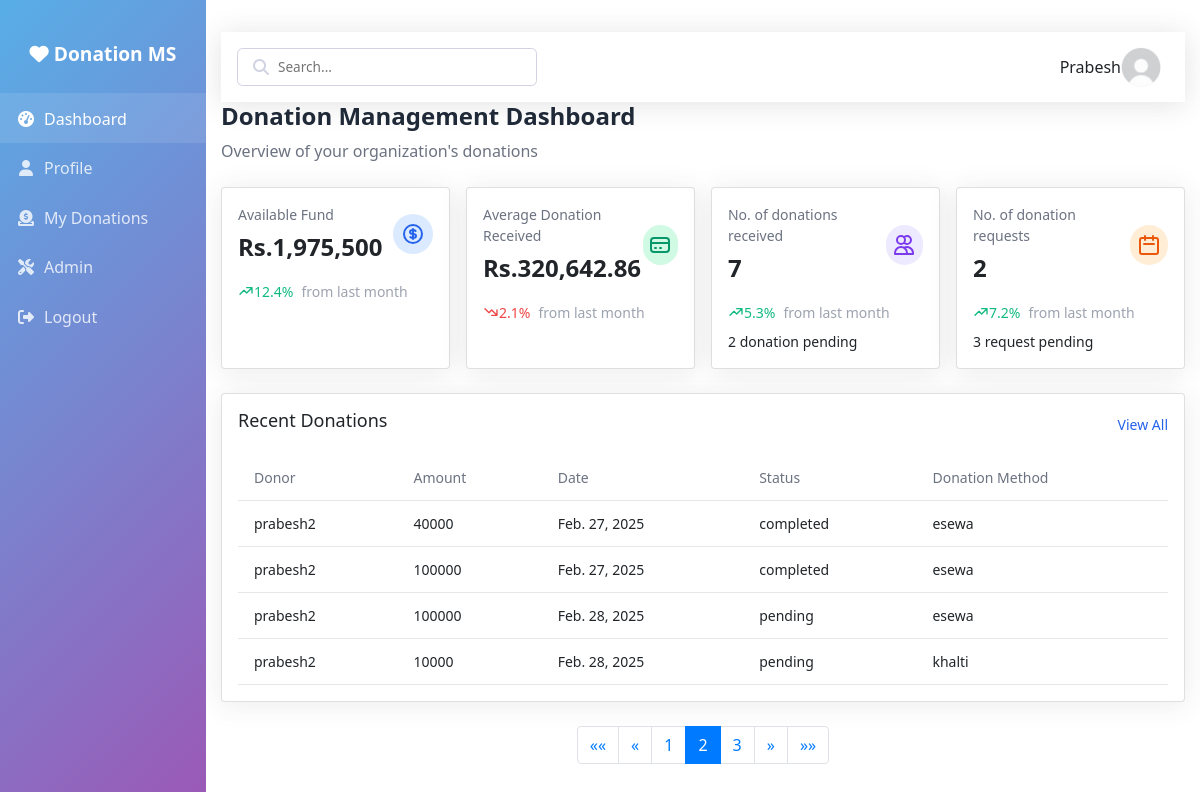
The page /?page=2 (signed in) on the database its author committed.
### UserManagement/models.py (models this page shows, shortened)
class CustomUser(AbstractUser):
    USER_TYPE = [
        ('donor','Donor'),
        ('beneficiary','Beneficiary'),
    ]
    username = models.CharField(max_length=64,blank=False, null=False, unique=True)
    email = models.EmailField(blank=False, null=False, unique=True)
    type = models.CharField(max_length=20,choices=USER_TYPE,default=None)
    address = models.CharField(max_length=128,blank=True,null=True)
    phone_number = models.IntegerField(blank=True,null=True)
    profile_picture = models.ImageField(upload_to='profile_pictures/',blank=True,null=True)
    def __str__(self):
        return self.username

class Donation(models.Model):
    STATUS_CHOICES = [
        ('pending','Pending'),
        ('completed','Completed')
    ]
    DONATION_METHOD = [
        ('esewa','Esewa'),
        ('khalti','Khalti'),
        ('imepay','ImePay'),
    ]
    donor = models.ForeignKey(Donor,on_delete=models.SET_NULL,related_name='donation',null=True)
    donatedAmount = models.IntegerField()
    description = models.TextField()
    donationMethod = models.CharField(max_length=20,choices=DONATION_METHOD)
    donated_at = models.DateField(auto_now_add=True)
    status = models.CharField(max_length=20,choices=STATUS_CHOICES,default='pending')

class Donor(models.Model):
    user = models.OneToOneField(CustomUser,on_delete=models.CASCADE,related_name='donor')
    address = models.CharField(max_length=128,blank=True,null=True)
    phone_number = models.IntegerField(blank=True,null=True)
    def __str__(self):
        return f'{self.user}'

### DashboardAnalytics/views.py (the view)
# urls.py: path('',views.dashboard,name='dashboard'),
@login_required(login_url='user/login/')
def dashboard(request):
    donation_received = Donation.objects.filter(status='completed').aggregate(Sum('donatedAmount'),Count('donatedAmount'))
    donation_donated = DonationRequest.objects.filter(status='completed').aggregate(Sum('requestedAmount'),Count('requestedAmount'))
    all_donated_count = DonationRequest.objects.count()
    donation = Donation.objects.all().order_by('id')
    paginator = Paginator(donation,4)
    page_no = request.GET.get('page')
    page_obj = paginator.get_page(page_no)
    return render(request,'dashboard.html',context={
        'available_fund':donation_received['donatedAmount__sum']-donation_donated['requestedAmount__sum'],
        'avg_donation_received': donation_received['donatedAmount__sum']/donation_received['donatedAmount__count'],
        'avg_donation_donated': donation_donated['requestedAmount__sum']/donation_donated['requestedAmount__count'],
        'received_count':donation_received['donatedAmount__count'],
        'pending_received_count': donation.count() - donation_received['donatedAmount__count'],
        'donation_donated_count':donation_donated['requestedAmount__count'],
        'pending_donation_donated_count':all_donated_count - donation_donated['requestedAmount__count'],
        'page_obj':page_obj,
    })

### DashboardAnalytics/templatetags/custom_tags.py (called while the page is built)
@register.simple_tag
def is_active(request,url_name):
    match = resolve(request.path_info)
    return 'active' if match.url_name == url_name else ''

### DashboardAnalytics/templates/dashboard.html (shortened to what this page needs)
{% extends "dashboardBase.html" %}
{% load custom_tags %}
{% load humanize %}
{% block link-css %}
{% load static %}
    <link rel="stylesheet" href="{% static 'css/dashboard.css' %}">
    <link rel="stylesheet" href="{% static 'css/sidebar.css' %}">
    <link href="https://maxcdn.bootstrapcdn.com/bootstrap/4.5.2/css/bootstrap.min.css" rel="stylesheet">
{% endblock %}
{% block main-content %}
<div class="container">
    <div class="topbar">
        <div class="topbar-search">
            <i class="fas fa-search"></i>
            <input type="text" placeholder="Search...">
        </div>
        <div class="user-info">
            <span>{{ user.username | capfirst }}</span>
            <div onclick="showPP()">
                {% if user.profile_picture %}
                <img src="{{ user.profile_picture.url }}" alt="Profile Picture" class="pp-img" >
                {% else %}
                <img src="/media/profile_pictures/wow.jpg" alt="Default Profile Picture" class="pp-img">
                {% endif %}
            </div>
        </div>
    </div>
    <div class="dashboard-header">
        <h1>Donation Management Dashboard</h1>
        <p>Overview of your organization's donations</p>
    </div>
    <div class="grid stats-grid">
        <div class="card stat-card">
            <div class="stat-card-header">
                <div>
                    <div class="stat-card-title">Available Fund</div>
                    <div class="stat-card-value">Rs.{{ available_fund | intcomma }}</div>
                </div>
                <div class="stat-card-icon icon-blue">
                </div>
            </div>
            <div class="trend trend-up">
                <svg xmlns="http://www.w3.org/2000/svg" fill="none" viewBox="0 0 24 24" stroke="currentColor" width="16" height="16">
                    <path stroke-linecap="round" stroke-linejoin="round" stroke-width="2" d="M13 7h8m0 0v8m0-8l-8 8-4-4-6 6" />
                </svg>
                12.4%
                <span class="trend-label">from last month</span>
            </div>
        </div>
        <div class="card stat-card">
            <div class="stat-card-header">
                <div>
                    <div class="stat-card-title">Average Donation Received</div>
                    <div class="stat-card-value">Rs.{{ avg_donation_received | floatformat:2 | intcomma }}</div>
                </div>
                <div class="stat-card-icon icon-green">
                    <svg xmlns="http://www.w3.org/2000/svg" fill="none" viewBox="0 0 24 24" stroke="currentColor">
                        <path stroke-linecap="round" stroke-linejoin="round" stroke-width="2" d="M3 10h18M7 15h1m4 0h1m-7 4h12a3 3 0 003-3V8a3 3 0 00-3-3H6a3 3 0 00-3 3v8a3 3 0 003 3z" />
                    </svg>
                </div>
            </div>
            <div class="trend trend-down">
                <svg xmlns="http://www.w3.org/2000/svg" fill="none" viewBox="0 0 24 24" stroke="currentColor" width="16" height="16">
                    <path stroke-linecap="round" stroke-linejoin="round" stroke-width="2" d="M13 17h8m0 0V9m0 8l-8-8-4 4-6-6" />
                </svg>
                2.1%
                <span class="trend-label">from last month</span>
            </div>
        </div>
        <div class="card stat-card">
            <div class="stat-card-header">
                <div>
                    <div class="stat-card-title">No. of donations received</div>
                    <div class="stat-card-value">{{ received_count }}</div>
                </div>
                <div class="stat-card-icon icon-purple">
                    <svg xmlns="http://www.w3.org/2000/svg" fill="none" viewBox="0 0 24 24" stroke="currentColor">
                        <path stroke-linecap="round" stroke-linejoin="round" stroke-width="2" d="M12 4.354a4 4 0 110 5.292M15 21H3v-1a6 6 0 0112 0v1zm0 0h6v-1a6 6 0 00-9-5.197M13 7a4 4 0 11-8 0 4 4 0 018 0z" />
                    </svg>
                </div>
            </div>
            <div class="trend trend-up">
                <svg xmlns="http://www.w3.org/2000/svg" fill="none" viewBox="0 0 24 24" stroke="currentColor" width="16" height="16">
                    <path stroke-linecap="round" stroke-linejoin="round" stroke-width="2" d="M13 7h8m0 0v8m0-8l-8 8-4-4-6 6" />
                </svg>
                5.3%
                <span class="trend-label">from last month</span>
            </div>
            <div class="trend">
                {{ pending_received_count }} donation pending
            </div>
        </div>
        <div class="card stat-card">
            <div class="stat-card-header">
                <div>
                    <div class="stat-card-title">No. of donation requests</div>
                    <div class="stat-card-value">{{ donation_donated_count }}</div>
                </div>
                <div class="stat-card-icon icon-orange">
                    <svg xmlns="http://www.w3.org/2000/svg" fill="none" viewBox="0 0 24 24" stroke="currentColor">
                        <path stroke-linecap="round" stroke-linejoin="round" stroke-width="2" d="M8 7V3m8 4V3m-9 8h10M5 21h14a2 2 0 002-2V7a2 2 0 00-2-2H5a2 2 0 00-2 2v12a2 2 0 002 2z" />
                    </svg>
                </div>
            </div>
            <div class="trend trend-up">
                <svg xmlns="http://www.w3.org/2000/svg" fill="none" viewBox="0 0 24 24" stroke="currentColor" width="16" height="16">
                    <path stroke-linecap="round" stroke-linejoin="round" stroke-width="2" d="M13 7h8m0 0v8m0-8l-8 8-4-4-6 6" />
                </svg>
                7.2%
                <span class="trend-label">from last month</span>
            </div>
            <div class="trend">
                {{ pending_donation_donated_count }} request pending
            </div>
        </div>
    </div>
    <div class="card">
        <div class="table-header">
            <h2 class="table-title">Recent Donations</h2>
            <button class="table-action">View All</button>
        </div>
        <div class="table-container">
            <table>
                <thead>
                    <tr>
                        <th>Donor</th>
                        <th>Amount</th>
                        <th>Date</th>
                        <th>Status</th>
                        <th>Donation Method</th>
                    </tr>
                </thead>
                <tbody id="donations-table-body">
                    {% for donation in page_obj.object_list %}
                    <tr>
                        <td>{{ donation.donor }}</td>
                        <td>{{ donation.donatedAmount }}</td>
                        <td>{{ donation.donated_at }}</td>
                        <td>{{ donation.status }}</td>
                        <td>{{ donation.donationMethod }}</td>
                    </tr>
                    {% empty %}
                        <td>None</td>
                        <td>None</td>
                        <td>None</td>
                        <td>None</td>
                        <td>None</td>
                    {% endfor %}
                </tbody>
            </table>
        </div>
    </div>
    <nav aria-label="Page navigation">
        <ul class="pagination justify-content-center">
            {% if page_obj.has_previous %}
            <li class="page-item">
                <a class="page-link" href="?page=1" aria-label="First">
                    <span aria-hidden="true">&laquo;&laquo;</span>
                </a>
            </li>
            <li class="page-item">
                <a class="page-link" href="?page={{ page_obj.previous_page_number }}" aria-label="Previous">
                    <span aria-hidden="true">&laquo;</span>
                </a>
            </li>
            {% endif %}
            {% for num in page_obj.paginator.page_range %}
            <li class="page-item {% if page_obj.number == num %}active{% endif %}">
                <a class="page-link" href="?page={{ num }}">{{ num }}</a>
            </li>
            {% endfor %}
            {% if page_obj.has_next %}
            <li class="page-item">
                <a class="page-link" href="?page={{ page_obj.next_page_number }}" aria-label="Next">
                    <span aria-hidden="true">&raquo;</span>
                </a>
            </li>
            <li class="page-item">
                <a class="page-link" href="?page={{ page_obj.paginator.num_pages }}" aria-label="Last">
                    <span aria-hidden="true">&raquo;&raquo;</span>
                </a>
            </li>
            {% endif %}
        </ul>
    </nav>
</div>
{% endblock %}

### static/css/dashboard.css (style rules this page uses)
body { color: #1f2937; line-height: 1.5; font-family: Arial, sans-serif; }
.container { margin: 0 auto; padding: 2rem; overflow: auto; }
.dashboard-header { margin-bottom: 1.5rem; }
.dashboard-header h1 { font-size: 1.5rem; font-weight: 700; color: #1f2937; }
.dashboard-header p { color: #6b7280; }
.card { background-color: white; border-radius: 0.5rem; box-shadow: 0 1px 3px rgba(0, 0, 0, 0.1); padding: 1rem; }
.grid { display: grid; grid-gap: 1rem; }
.stats-grid { grid-template-columns: repeat(1, 1fr); }
@media (min-width: 768px) { .container { width: 80%; } }
@media (min-width: 768px) { .stats-grid { grid-template-columns: repeat(2, 1fr); } }
@media (min-width: 1024px) { .stats-grid { grid-template-columns: repeat(4, 1fr); } }
.stat-card { margin-bottom: 1rem; }
.stat-card-header { display: flex; justify-content: space-between; align-items: center; margin-bottom: 0.5rem; }
.stat-card-title { font-size: 0.875rem; color: #6b7280; font-weight: 500; }
.stat-card-value { font-size: 1.5rem; font-weight: 700; margin-top: 0.25rem; }
.stat-card-icon { width: 40px; height: 40px; border-radius: 9999px; display: flex; align-items: center; justify-content: center; }
.stat-card-icon svg { width: 24px; height: 24px; }
.icon-blue { background-color: #dbeafe; color: #2563eb; }
.icon-green { background-color: #d1fae5; color: #059669; }
.icon-purple { background-color: #ede9fe; color: #7c3aed; }
.icon-orange { background-color: #ffedd5; color: #ea580c; }
.trend { display: flex; align-items: center; font-size: 0.875rem; margin-top: 0.5rem; }
.trend-up { color: #10b981; }
.trend-down { color: #ef4444; }
.trend-label { color: #9ca3af; margin-left: 0.5rem; }
.table-header { display: flex; justify-content: space-between; align-items: center; margin-bottom: 1rem; }
.table-title { font-size: 1.125rem; font-weight: 500; }
.table-action { color: #2563eb; background: none; border: none; cursor: pointer; font-size: 0.875rem; }
.table-container { overflow-x: auto; }
table { width: 100%; border-collapse: collapse; }
th { text-align: left; font-size: 0.875rem; font-weight: 500; color: #6b7280; padding: 0.75rem 1rem; border-bottom: 1px solid #e5e7eb; }
td { padding: 0.75rem 1rem; border-bottom: 1px solid #e5e7eb; font-size: 0.875rem; }

### static/css/sidebar.css (style rules this page uses)
* { margin: 0; padding: 0; box-sizing: border-box; font-family: 'Segoe UI', Tahoma, Geneva, Verdana, sans-serif; }
:root { --primary-color: #4e73df; --secondary-color: #858796; --success-color: #1cc88a; --info-color: #36b9cc; --warning-color: #f6c23e; --danger-color: #e74a3b; --light-color: #f8f9fc; --dark-color: #5a5c69; }
.topbar { background-color: white; box-shadow: 0 0.15rem 1.75rem 0 rgba(58, 59, 69, 0.15); display: flex; justify-content: space-between; align-items: center; padding: 0.5rem 1rem; height: 70px; }
.topbar-search { width: 300px; position: relative; }
.topbar-search input { width: 100%; padding: 0.5rem 1rem 0.5rem 2.5rem; border: 1px solid #d1d3e2; border-radius: 0.35rem; font-size: 0.85rem; }
.topbar-search i { position: absolute; left: 1rem; top: 50%; transform: translateY(-50%); color: #d1d3e2; }
.user-info { display: flex; align-items: center; }
.user-info img { width: 40px; height: 40px; border-radius: 50%; margin-right: 0.5rem; }
.card { width: 100%; background-color: white; border-radius: 0.35rem; box-shadow: 0 0.15rem 1.75rem 0 rgba(58, 59, 69, 0.1); margin-bottom: 1.5rem; }
.pp-img , .pp-img-overlay { object-fit: cover; border-radius: 50%; cursor: pointer; }
.stat-card { padding: 1rem; border-left: 4px solid; background-color: white; border-radius: 0.35rem; box-shadow: 0 0.15rem 1.75rem 0 rgba(58, 59, 69, 0.1); }

### rows shown on the page
CustomUser: username "Prabesh"
Donation: donor "prabesh2", donatedAmount "40000", donated_at "Feb. 27, 2025", status "completed", donationMethod "esewa"
Donation: donor "prabesh2", donatedAmount "100000", donated_at "Feb. 27, 2025", status "completed", donationMethod "esewa"
Donation: donor "prabesh2", donatedAmount "100000", donated_at "Feb. 28, 2025", status "pending", donationMethod "esewa"
Donation: donor "prabesh2", donatedAmount "10000", donated_at "Feb. 28, 2025", status "pending", donationMethod "khalti"

### other values the page prints
{{ available_fund | intcomma }} "1,975,500"
{{ avg_donation_received | floatformat:2 | intcomma }} "320,642.86"
{{ received_count }} "7"
{{ pending_received_count }} "2"
{{ donation_donated_count }} "2"
{{ pending_donation_donated_count }} "3"
{{ num }} "1" "2" "3"
